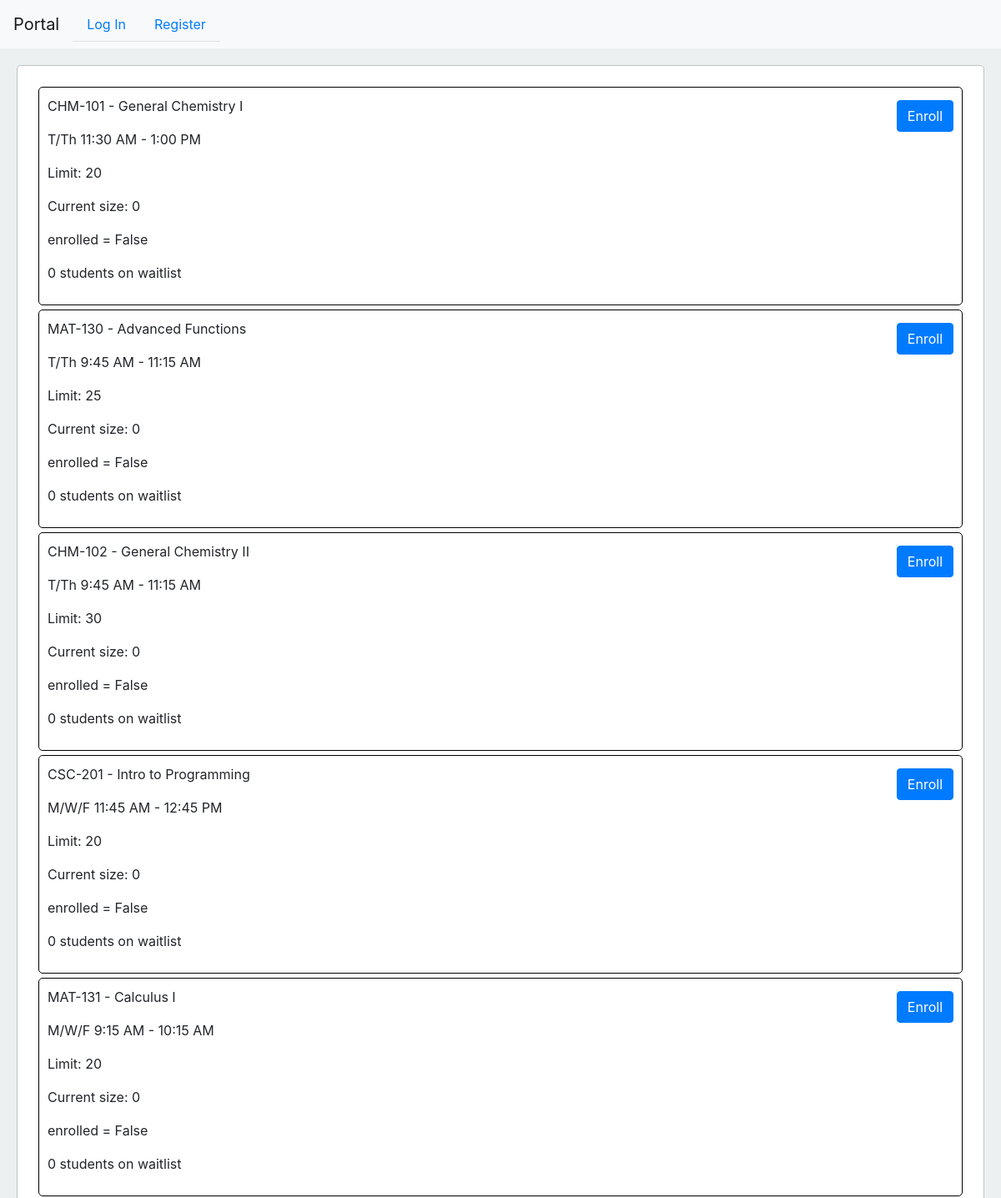
/catalog/1/ (upper part), run on an earlier commit of the app's database.
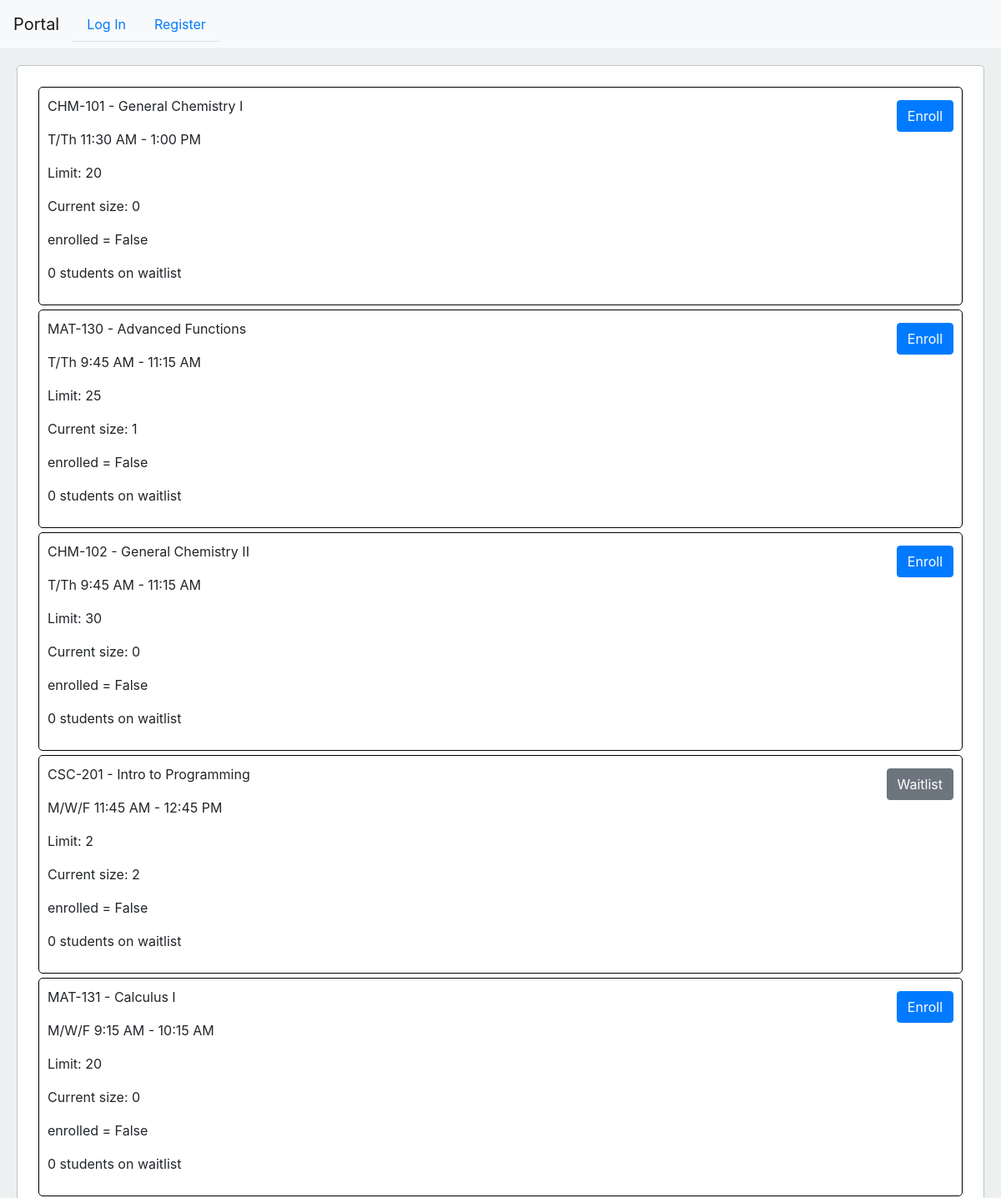
And on a later commit of the database.
### studentPortal/models.py (models this page shows)
class Class(models.Model):
    className = models.CharField(max_length=100)
    classNumber = models.CharField(max_length=8, default=None)
    classTimings = models.CharField(max_length=100)
    studentLimit = models.PositiveIntegerField()
    studentList = models.ManyToManyField(Student, related_name='students', blank=True)
    studentWaitlist = models.ManyToManyField(Student, related_name='studentWaitlist', blank=True)
    def __str__(self):
        return f"{self.classNumber} - {self.className}"

### studentPortal/views.py (the view, shortened to what this page needs)
# urls.py: path("catalog/<int:userID>/", views.catalog, name="catalog"),
def catalog(request, userID):
    user = User.objects.get(pk=userID)
    student = Student.objects.filter(student=user).first()
    classes = Class.objects.all()
    classData = []
    if student:
        for classObj in classes:
            enrolled = student in classObj.studentList.all()
            currentStudentCount = classObj.studentList.count()
            waitlistCount = classObj.studentWaitlist.count()
            classData.append({
                "classObj": classObj,
                "currentStudentCount": currentStudentCount,
                "enrolled": enrolled,
                "waitlistCount": waitlistCount
            })
    return render(request, "studentPortal/catalog.html", {
        "classData": classData,
    })

### studentPortal/templates/studentPortal/catalog.html (shortened to what this page needs)
{% extends "studentPortal/layout.html" %}
{% block body %}
{% for class in classData %}
    <div class="catalog">
        <p>{{class.classObj}}</p>
        <p>{{class.classObj.classTimings}}</p>
        <p>Limit: {{class.classObj.studentLimit}}</p>
        <p>Current size: {{class.currentStudentCount}}</p>
        <p>enrolled = {{class.enrolled}}</p>
        <p>{{class.waitlistCount}} students on waitlist</p>
        {% if not class.enrolled and class.currentStudentCount < class.classObj.studentLimit %}
            <form action="{% url 'enroll' class.classObj.id user.id %}" method="post">
                <input class="btn btn-primary" type="submit" value="Enroll" style="position: absolute; right: 10px; top: 15px;">
            </form>
        {% elif not class.enrolled and class.currentStudentCount == class.classObj.studentLimit %}
            <form action="{% url 'waitlist' class.classObj.id user.id %}" method="post">
                <input class="btn btn-secondary" type="submit" value="Waitlist" style="position: absolute; right: 10px; top: 15px;">
            </form>
        {% else %}
            <form action="{% url 'unenroll' class.classObj.id user.id %}" method="post">
                {%csrf_token%}
                <input class="btn btn-danger" type="submit" value="Unenroll" style="position: absolute; right: 10px; top: 15px;">
            </form>
        {% endif %}
    </div>
{% endfor %}
{% endblock %}

What changed in the data, as far as the page shows it:
computed for Class "MAT-130 - Advanced Functions": currentStudentCount "0" → "1"
changed Class "CSC-201 - Intro to Programming": classObj.studentLimit "20" → "2"; currentStudentCount "0" → "2"; value "Enroll" → "Waitlist"
